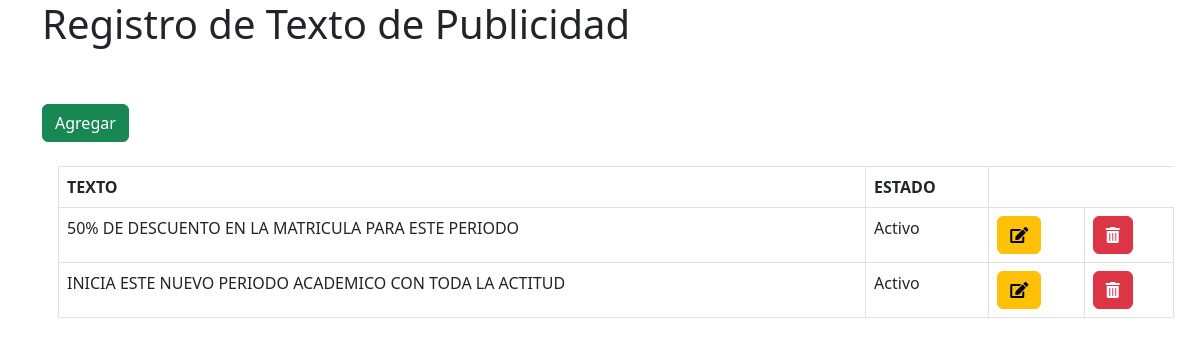
The page /texto.php on the database its author committed.
### tables this page shows
CREATE TABLE `texto` (
  `idtexto` int(11) NOT NULL,
  `descripcion` varchar(200) NOT NULL,
  `idusuario` int(11) NOT NULL,
  `estado` varchar(20) NOT NULL
);

### conexion.php (called while the page is built, shortened)
<?php
class Conexion {
    private $host = 'localhost';
    private $usuario = 'root';
    private $contrasenia = '';
    private $base_datos = 'db_ticket';
    private $conexion;
    public function __construct() {
        try {
            $this->conexion = new PDO("mysql:host={$this->host};dbname={$this->base_datos}", $this->usuario, $this->contrasenia);
            $this->conexion->setAttribute(PDO::ATTR_ERRMODE, PDO::ERRMODE_EXCEPTION);
        } catch(PDOException $e) {
            echo "Error de conexión: " . $e->getMessage();
        }
    }
public function consultaEmpleado($sql) {
    try {
        $statement = $this->conexion->prepare($sql);
        $statement->execute();
        return $statement->fetchAll(PDO::FETCH_ASSOC);
    } catch(PDOException $e) {
        echo "Error al ejecutar la consulta: " . $e->getMessage();
    }
}
}
?>

### texto.php (the view, shortened to what this page needs)
<!DOCTYPE html>
<html lang="en">
<head>
    <link rel="stylesheet" href="https://use.fontawesome.com/releases/v5.8.1/css/all.css">
    <link href="https://cdn.jsdelivr.net/npm/bootstrap@5.3.0-alpha2/dist/css/bootstrap.min.css" rel="stylesheet">
    <link href="//cdnjs.cloudflare.com/ajax/libs/toastr.js/latest/css/toastr.min.css" rel="stylesheet">
</head>
<body>
<div class="container">
<?php
require_once("conexion.php");
?>
                <h1>Registro de Texto de Publicidad</h1>
                <br>
                <br>
                <button type="button" class="btn btn-success" data-toggle="modal" data-target="#agregar-texto"> Agregar </button>
                <?php
                include "agregarText.php"; ?>
                <br>
                <br>
                <table class="table table-bordered ms-3" id="dataTable" width="100%" cellspacing="0">
                    <thead>
                        <tr>
                            <th>TEXTO</th>
                            <th>ESTADO</th>
                        </tr>
                    </thead>
                    <tbody>
                <?php
                    $con = new conexion();
                    $sql = "SELECT idtexto,descripcion, estado FROM texto";
                    $resultado = $con->consultaEmpleado($sql);
                    foreach ($resultado as $fila) {
                ?>
                <tr>
                    <td><?php echo $fila['descripcion']; ?></td>
                    <td><?php echo $fila['estado']; ?></td>
                    <td>
                        <button type="button" class="btn btn-warning" data-toggle="modal" data-target="#editar-texto<?php echo $fila['idtexto']; ?>">
                            <i class="fa fa-edit"></i>
                        </button>
                    </td>
                    <td>
                        <button type="button" class="btn btn-danger" data-toggle="modal" data-target="#eliminar-texto<?php echo $fila['idtexto']; ?>">
                            <i class="fas fa-trash-alt"></i>
                        </button>
                    </td>
                </tr>
                <?php include "eliminartexto.php"; ?>
                <?php include "EditarTexto.php"; ?>
            <?php }?>
        </tbody>
                </table>
            </div>
</body>
</html>

### rows shown on the page
texto: descripcion "50% DE DESCUENTO EN LA MATRICULA PARA ESTE PERIODO", estado "Activo"
texto: descripcion "INICIA ESTE NUEVO PERIODO ACADEMICO CON TODA LA ACTITUD", estado "Activo"
